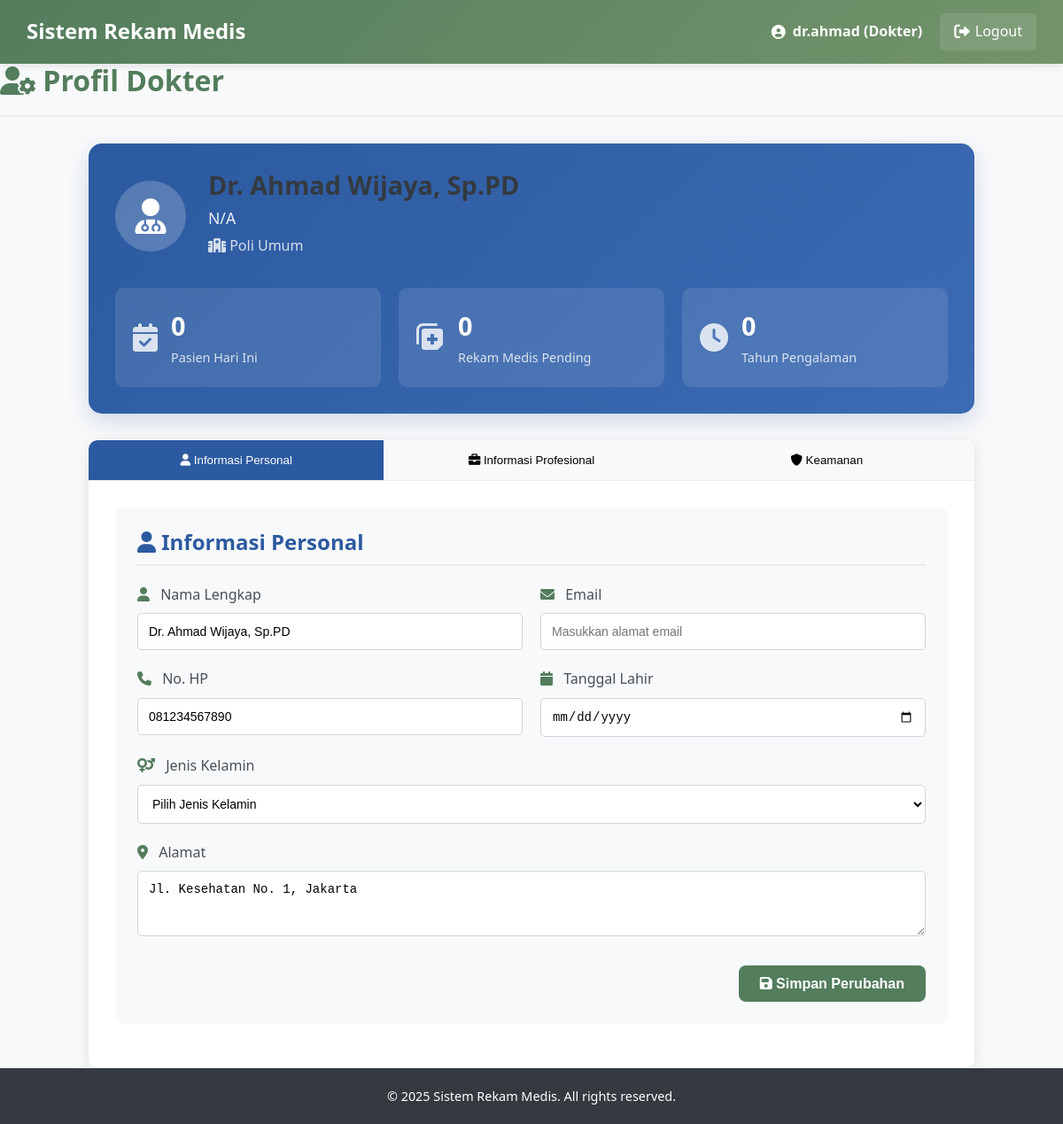
Screenshot of /medis_trysthan-main/Trys_Proj/doctor/profile.php (signed in) with the database file from the repository.
### tables this page shows
CREATE TABLE `dokter` (
  `id_dokter` int(11) NOT NULL,
  `id_poli` int(11) DEFAULT NULL,
  `id_user` int(11) DEFAULT NULL,
  `nm_dokter` varchar(100) NOT NULL,
  `SIP` varchar(50) DEFAULT NULL,
  `tempat_lhr` varchar(100) DEFAULT NULL,
  `no_hp` varchar(15) DEFAULT NULL,
  `alamat` text DEFAULT NULL,
  `created_at` timestamp NOT NULL DEFAULT current_timestamp(),
  `updated_at` timestamp NOT NULL DEFAULT current_timestamp() ON UPDATE current_timestamp()
);

CREATE TABLE `poliklinik` (
  `id_poli` int(11) NOT NULL,
  `nm_poli` varchar(100) NOT NULL,
  `lokasi` varchar(100) DEFAULT NULL,
  `created_at` timestamp NOT NULL DEFAULT current_timestamp(),
  `updated_at` timestamp NOT NULL DEFAULT current_timestamp() ON UPDATE current_timestamp()
);

### medis_trysthan-main/Trys_Proj/includes/functions.php (called while the page is built, shortened)
<?php
function getDoctorId($conn, $user_id) {
    $stmt = $conn->prepare("SELECT id_dokter FROM dokter WHERE id_user = ?");
    $stmt->bind_param("i", $user_id);
    $stmt->execute();
    $result = $stmt->get_result();
    if ($result->num_rows > 0) {
        $row = $result->fetch_assoc();
        return $row['id_dokter'];
    }
    return null;
}
function getTodayPatientsCount($conn, $doctor_id) {
    $today = date('Y-m-d');
    $stmt = $conn->prepare("
        SELECT COUNT(DISTINCT k.id_pasien) as count
        FROM kunjungan k
        JOIN poliklinik p ON k.id_poli = p.id_poli
        JOIN dokter d ON d.id_poli = p.id_poli
        WHERE d.id_dokter = ? AND k.tgl_kunjungan = ?
    ");
    $stmt->bind_param("is", $doctor_id, $today);
    $stmt->execute();
    $result = $stmt->get_result();
    $row = $result->fetch_assoc();
    return $row['count'] ?? 0;
}
function getPendingRecords($conn, $doctor_id) {
    $today = date('Y-m-d');
    $stmt = $conn->prepare("
        SELECT COUNT(*) as count
        FROM kunjungan k
        JOIN poliklinik p ON k.id_poli = p.id_poli
        JOIN dokter d ON d.id_poli = p.id_poli
        WHERE d.id_dokter = ?
          AND k.tgl_kunjungan = ?
          AND (k.keluhan IS NULL OR k.keluhan = '' OR k.tindakan_resep IS NULL OR k.tindakan_resep = '')
    ");
    $stmt->bind_param("is", $doctor_id, $today);
    $stmt->execute();
    $result = $stmt->get_result();
    $row = $result->fetch_assoc();
    return $row['count'] ?? 0;
}
?>

### medis_trysthan-main/Trys_Proj/doctor/profile.php (the view, shortened to what this page needs)
<?php
include '../config/database.php';
include '../includes/functions.php';
$page_title = "Profil Dokter";
$doctor_id = getDoctorId($conn, $_SESSION['user_id']);
$doctor = null;
if (!$doctor_id) {
    error_log("Doctor ID not found for user_id: " . $_SESSION['user_id']);
    $_SESSION['message'] = '<div class="alert alert-danger"><i class="fas fa-exclamation-circle"></i> Data dokter tidak ditemukan. Silakan hubungi administrator.</div>';
    header("Location: ../login.php");
    exit();
} else {
    $sql = "SELECT d.*, p.nm_poli, l.username
            FROM dokter d
            LEFT JOIN poliklinik p ON d.id_poli = p.id_poli
            LEFT JOIN login l ON d.id_user = l.id_user
            WHERE d.id_dokter = ?";
    $stmt_doctor_info = $conn->prepare($sql);
    if ($stmt_doctor_info) {
        $stmt_doctor_info->bind_param("i", $doctor_id);
        $stmt_doctor_info->execute();
        $result_doctor_info = $stmt_doctor_info->get_result();
        $doctor = $result_doctor_info->fetch_assoc();
    } else {
        error_log("Failed to prepare statement for doctor info: " . $conn->error);
        $_SESSION['message'] = '<div class="alert alert-danger"><i class="fas fa-exclamation-circle"></i> Terjadi kesalahan database saat mengambil profil.</div>';
        header("Location: ../login.php");
        exit();
    }
}
?>
<!DOCTYPE html>
<html lang="en">
<head>
    <link rel="stylesheet" href="../css/style.css">
    <link rel="stylesheet" href="https://cdnjs.cloudflare.com/ajax/libs/font-awesome/6.0.0-beta3/css/all.min.css">
</head>
<body>
    <?php include '../includes/header.php'; ?>
    <div class="main-container">
        <div class="content-header">
            <h2><i class="fas fa-user-cog"></i> <?php echo $page_title; ?></h2>
        </div>
        <div class="profile-container">
            <div class="profile-overview">
                <div class="profile-header">
                    <div class="profile-avatar">
                        <i class="fas fa-user-md"></i>
                    </div>
                    <div class="profile-info">
                        <h3><?php echo htmlspecialchars($doctor['nm_dokter'] ?? 'N/A'); ?></h3>
                        <p class="specialization"><?php echo htmlspecialchars($doctor['spesialisasi'] ?? 'N/A'); ?></p>
                        <p class="polyclinic"><i class="fas fa-hospital"></i> <?php echo htmlspecialchars($doctor['nm_poli'] ?? 'N/A'); ?></p>
                    </div>
                </div>
                <div class="profile-stats">
                    <div class="stat-item">
                        <i class="fas fa-calendar-check"></i>
                        <div>
                            <span class="stat-number"><?php echo getTodayPatientsCount($conn, $doctor_id); ?></span> <span class="stat-label">Pasien Hari Ini</span>
                        </div>
                    </div>
                    <div class="stat-item">
                        <i class="fas fa-notes-medical"></i>
                        <div>
                            <span class="stat-number"><?php echo getPendingRecords($conn, $doctor_id); ?></span>
                            <span class="stat-label">Rekam Medis Pending</span>
                        </div>
                    </div>
                    <div class="stat-item">
                        <i class="fas fa-clock"></i>
                        <div>
                            <span class="stat-number">
                                <?php echo htmlspecialchars($doctor['pengalaman'] ?? '0'); ?>
                            </span>
                            <span class="stat-label">Tahun Pengalaman</span>
                        </div>
                    </div>
                </div>
            </div>
            <div class="profile-tabs">
                <div class="tab-buttons">
                    <button class="tab-button active" onclick="showTab(event, 'personal')">
                        <i class="fas fa-user"></i> Informasi Personal
                    </button>
                    <button class="tab-button" onclick="showTab(event, 'professional')">
                        <i class="fas fa-briefcase"></i> Informasi Profesional
                    </button>
                    <button class="tab-button" onclick="showTab(event, 'security')">
                        <i class="fas fa-shield-alt"></i> Keamanan
                    </button>
                </div>
                <div id="personal" class="tab-content active">
                    <div class="form-card">
                        <h4><i class="fas fa-user"></i> Informasi Personal</h4>
                        <form method="POST" action="">
                            <div class="form-row">
                                <div class="form-group">
                                    <label><i class="fas fa-user"></i> Nama Lengkap</label>
                                    <input type="text" name="nm_dokter" value="<?php echo htmlspecialchars($doctor['nm_dokter'] ?? ''); ?>" required placeholder="Masukkan nama lengkap">
                                </div>
                                <div class="form-group">
                                    <label><i class="fas fa-envelope"></i> Email</label>
                                    <input type="email" name="email" value="<?php echo htmlspecialchars($doctor['email'] ?? ''); ?>" placeholder="Masukkan alamat email">
                                </div>
                            </div>
                            <div class="form-row">
                                <div class="form-group">
                                    <label><i class="fas fa-phone"></i> No. HP</label>
                                    <input type="text" name="no_hp" value="<?php echo htmlspecialchars($doctor['no_hp'] ?? ''); ?>" required placeholder="Masukkan nomor handphone">
                                </div>
                                <div class="form-group">
                                    <label><i class="fas fa-calendar"></i> Tanggal Lahir</label>
                                    <input type="date" name="tgl_lahir" value="<?php echo htmlspecialchars($doctor['tgl_lahir'] ?? ''); ?>">
                                </div>
                            </div>
                            <div class="form-group">
                                <label><i class="fas fa-venus-mars"></i> Jenis Kelamin</label>
                                <select name="jenis_kelamin">
                                    <option value="">Pilih Jenis Kelamin</option>
                                </select>
                            </div>
                            <div class="form-group">
                                <label><i class="fas fa-map-marker-alt"></i> Alamat</label>
                                <textarea name="alamat" rows="3" placeholder="Masukkan alamat lengkap"><?php echo htmlspecialchars($doctor['alamat'] ?? ''); ?></textarea>
                            </div>
                            <div class="form-actions">
                                <button type="submit" class="btn btn-primary">
                                    <i class="fas fa-save"></i> Simpan Perubahan
                                </button>
                            </div>
                        </form>
                    </div>
                </div>
            </div>
        </div>
    </div>
    <?php include '../includes/footer.php'; ?>
</body>
</html>

### medis_trysthan-main/Trys_Proj/css/style.css (style rules this page uses)
* { margin: 0; padding: 0; box-sizing: border-box; }
body { font-family: "Segoe UI", Tahoma, Geneva, Verdana, sans-serif; line-height: 1.6; color: #333; background-color: #f8f9fa; }
:root { --primary-color: #537d5d; --primary-dark: #3e5e45; --primary-light: #6a9975; --secondary-color: #73946b; --secondary-dark: #5a7553; --secondary-light: #8bac83; --accent-color: #9ebc8a; --accent-dark: #85a371; --accent-light: #b7d5a3; --light-color: #d2d0a0; --light-dark: #b9b787; --light-light: #ebe9b9; --white: #ffffff; --off-white: #f9f9f9; --gray-light: #f8f9fa; --gray-medium: #6c757d; --gray-dark: #343a40; --success: #28a745; --success-dark: #1e7e34; --danger: #dc3545; --danger-dark: #bd2130; --warning: #ffc107; --warning-dark: #d39e00; --info: #17a2b8; --info-dark: #117a8b; }
h1, h2, h3, h4, h5, h6 { font-weight: 700; line-height: 1.2; margin-bottom: 0.5em; color: var(--gray-dark); }
h2 { font-size: 2rem; }
h3 { font-size: 1.75rem; }
h4 { font-size: 1.5rem; }
p { margin-bottom: 1rem; }
.form-group { margin-bottom: 20px; position: relative; }
.form-group label { display: block; margin-bottom: 8px; font-weight: 600; color: var(--gray-dark); transition: color 0.3s ease; }
.form-group label i { margin-right: 8px; color: var(--primary-color); }
.form-group input, .form-group select, .form-group textarea { width: 100%; padding: 12px 15px; border: 2px solid #e9ecef; border-radius: 8px; font-size: 1rem; transition: all 0.3s ease; background-color: var(--white); }
.btn { display: inline-block; padding: 12px 24px; border: none; border-radius: 8px; font-size: 1rem; font-weight: 600; text-decoration: none; text-align: center; cursor: pointer; transition: all 0.3s ease; line-height: 1; position: relative; overflow: hidden; }
.btn::after { content: ""; position: absolute; top: 50%; left: 50%; width: 5px; height: 5px; background: rgba(255, 255, 255, 0.5); opacity: 0; border-radius: 100%; transform: scale(1, 1) translate(-50%); transform-origin: 50% 50%; }
.btn-primary { background-color: var(--primary-color); color: var(--white); }
.content-header { display: flex; justify-content: space-between; align-items: center; margin-bottom: 30px; padding-bottom: 20px; border-bottom: 2px solid #e9ecef; }
.content-header h2 { color: var(--primary-color); font-size: 2rem; font-weight: 700; margin: 0; }

### rows the page displays
dokter: nm_dokter "Dr. Ahmad Wijaya, Sp.PD", id_poli.nm_poli "Poli Umum", no_hp "081234567890", alamat "Jl. Kesehatan No. 1, Jakarta"

### other values shown
$_SESSION['username'] "dr.ahmad"
$_SESSION['role'] "Dokter"
$page_title "Profil Dokter"
$doctor['spesialisasi'] "N/A"
getTodayPatientsCount($conn, $doctor_id) "0"
getPendingRecords($conn, $doctor_id) "0"
$doctor['pengalaman'] "0"
